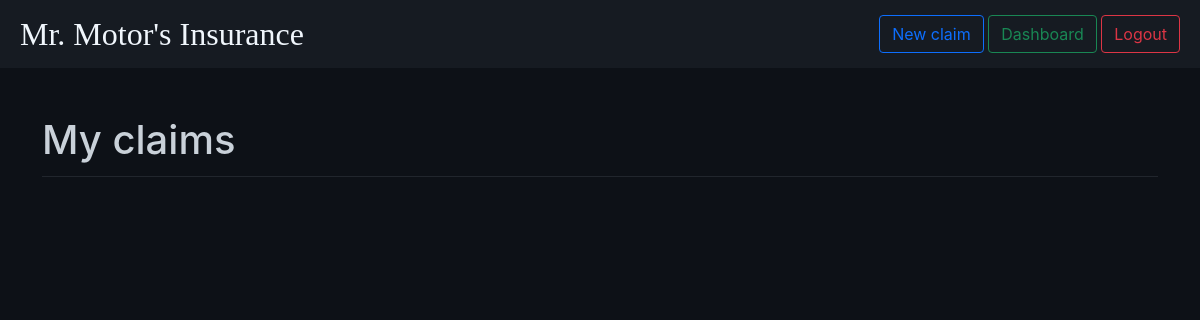
The app's page /dashboard/ (signed in), older data.
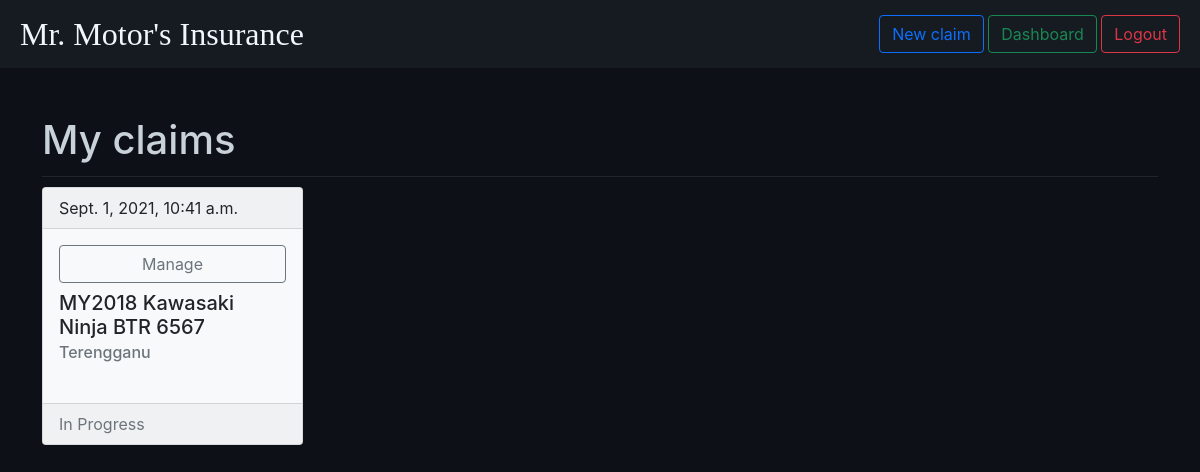
The same page, newer data.
### dashboard/models.py (models this page shows, shortened)
class Claim(models.Model):
    user = models.ForeignKey(User, on_delete=models.CASCADE, null=True)
    fullname = models.CharField(max_length=100)
    email = models.EmailField(max_length=254)
    mobile_num = PhoneNumberField()
    vehicle_model_year = models.CharField(max_length=6)
    vehicle_model = models.CharField(max_length=60)
    vehicle_no = models.CharField(max_length=20)
    accident_dt = models.DateTimeField()
    location = models.CharField(max_length=80)
    OWN_DAMAGE = 'OD'
    KNOCK_FOR_KNOCK = 'KFK'
    WINDSCREEN_DAMAGE = 'WD'
    THEFT = 'T'
    LOSS_CHOICES = [
        (OWN_DAMAGE, 'Own Damage'),
        (KNOCK_FOR_KNOCK, 'Knock for Knock'),
        (WINDSCREEN_DAMAGE, 'Windscreen Damage'),
        (THEFT, 'Theft'),
    ]
    loss_type = models.CharField(
        max_length=3,
        choices=LOSS_CHOICES,
        default=OWN_DAMAGE,
    )
    loss_desc = models.TextField()
    YES = 'Yes'
    NO = 'No'
    P_REPORT_CHOICES = [
        (YES, 'Yes'),
        (NO, 'No'),
    ]
    pr_lodged_inq = models.CharField(
        max_length=3,
        choices=P_REPORT_CHOICES,
        default=YES,
    )
    INQ_INJURY_CHOICES = [
        (YES, 'Yes'),
        (NO, 'No'),
    ]
    inq_injury = models.CharField(
        max_length=3,
        choices=INQ_INJURY_CHOICES,
        default=NO,
    )
    def validate_pdf_file_extension(value):
        try:
            if value.file.content_type != 'application/pdf':
                raise ValidationError(
                'Invalid file type. Only .pdf files are accepted.'
            )
        except:
            pass
    def img_user_directory_path(instance, filename):
        return 'user_{0}/images/{1}'.format(instance.user.username, filename)
    def pdf_user_directory_path(instance, filename):
        return 'user_{0}/pdfs/{1}'.format(instance.user.username, filename)
    photo = models.ImageField(upload_to=img_user_directory_path)
    insurance_cover_note_pdf = models.FileField(upload_to=pdf_user_directory_path, validators=[validate_pdf_file_extension])
    in_p = 'In Progress'
    acp = 'Accepted'
    STATUS_CHOICES = [
        (in_p, 'In Progress'),
        (acp, 'Accepted'),
    ]
    status = models.CharField(
        max_length=11,
        choices=STATUS_CHOICES,
        default='In Progress',
    )

### dashboard/views.py (the view)
# urls.py: path('', views.IndexView.as_view(), name='index'),
class IndexView(generic.ListView):
    template_name = 'dashboard/dashboard.html'
    context_object_name = 'claims'
    def get_queryset(self):
        return Claim.objects.filter(
            user=self.request.user
        ).order_by('-id')

### dashboard/templates/dashboard/dashboard.html
{% extends 'base/base.html' %}
{% block content %}
<div class="container mt-5 mb-5">
    <h1 class="form-title">My claims</h1>
    <div class="row row-cols-1 row-cols-md-4 g-4">
        {% for claim in claims %}
        <div class="col">
            <div class="card h-100 text-dark bg-light mb-3" style="max-width: 18rem;">
                <div class="card-header">{{ claim.accident_dt }}</div>
                <div class="card-body">
                    <div class="d-grid gap-2 mb-2">
                        <a href="{% url 'dashboard:manage' claim.id %}" class="btn btn-outline-secondary">{% if claim.status == 'In Progress' %}Manage{% else %}View{% endif %}</a>
                    </div>
                    <h5 class="card-title">{{ claim.vehicle_model_year }} {{ claim.vehicle_model }} {{ claim.vehicle_no }}</h5>
                    <h6 class="card-subtitle mb-2 text-muted">{{ claim.location }}</h6>
                </div>
                <div class="card-footer text-muted">{{ claim.status }}</div>
            </div>
        </div>
        {% endfor %}
    </div>
</div>
{% endblock %}

Row changes from the older to the newer data that the page shows:
added Claim: accident_dt "Sept. 1, 2021, 10:41 a.m.", shows "Manage", vehicle_model_year "MY2018", vehicle_model "Kawasaki Ninja", vehicle_no "BTR 6567", location "Terengganu", status "In Progress"
